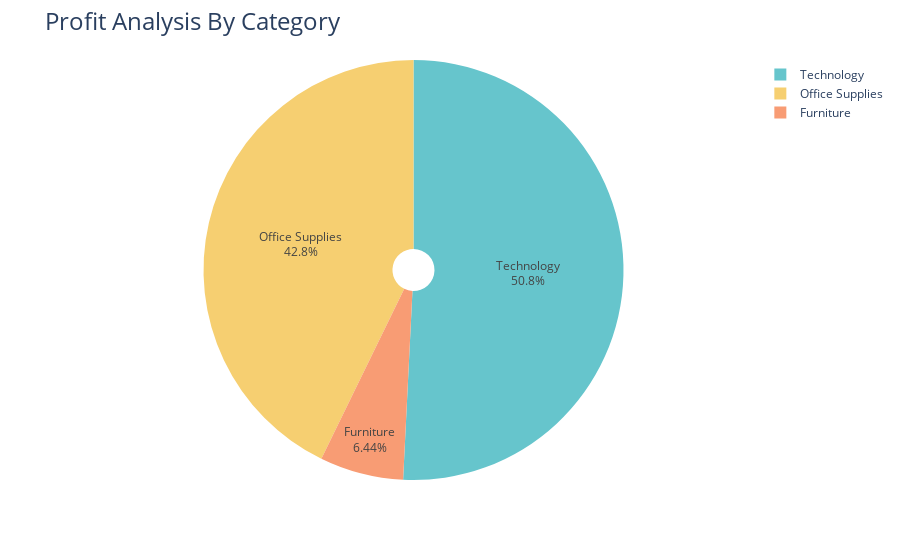
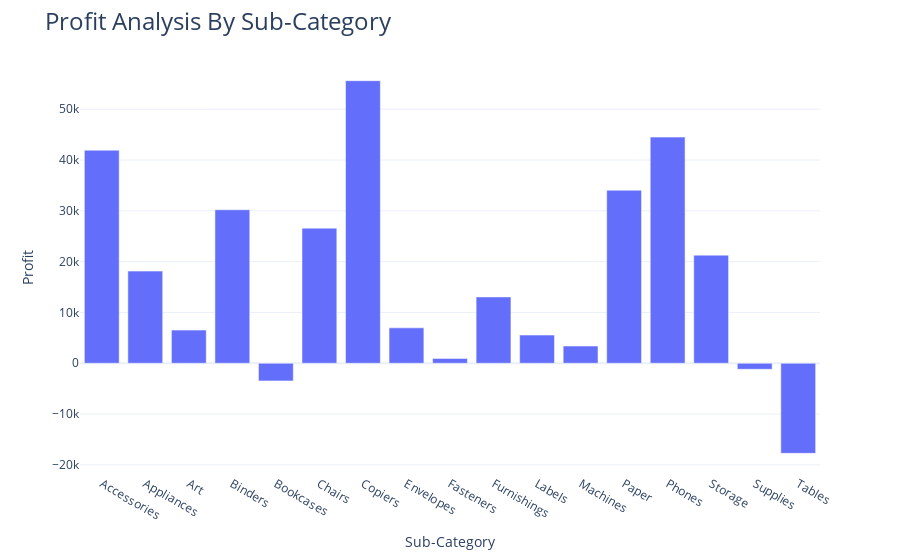

Write notebook code for charts like these, in order.
### Markdown cell above
<!-- Profit Analysis By Category and Sub-Category-->

### Code cell
profit_by_category = data.groupby('Category')['Profit'].sum().reset_index()
fig = px.pie(profit_by_category, values='Profit', names='Category', hole=0.1, color_discrete_sequence=px.colors.qualitative.Pastel)
fig.update_traces(textposition= 'inside', textinfo= 'percent+label')
fig.update_layout(title_text='Profit Analysis By Category', title_font=dict(size=24))
fig.show()
profit_by_category

profit_by_subcategory = data.groupby('Sub-Category')['Profit'].sum().reset_index()
fig = px.bar(profit_by_subcategory, x='Sub-Category', y='Profit')
# fig.update_traces(textposition= 'inside', textinfo= 'percent+label')
fig.update_layout(title_text='Profit Analysis By Sub-Category', title_font=dict(size=24))
fig.show()
profit_by_subcategory

### Figure 1 — Plotly figure (JSON) as saved in the notebook; plotly's stock layout.template omitted (floating-point values rounded to 4 significant figures)
{"data": [{"domain": {"x": [0, 1], "y": [0, 1]}, "hole": 0.1, "hovertemplate": "Category=%{label}<br>Profit=%{value}<extra></extra>", "labels": ["Furniture", "Office Supplies", "Technology"], "legendgroup": "", "name": "", "showlegend": true, "textinfo": "percent+label", "textposition": "inside", "type": "pie", "values": [18450.0, 122500.0, 145500.0]}], "layout": {"legend": {"tracegroupgap": 0}, "margin": {"t": 60}, "piecolorway": ["rgb(102, 197, 204)", "rgb(246, 207, 113)", "rgb(248, 156, 116)", "rgb(220, 176, 242)", "rgb(135, 197, 95)", "rgb(158, 185, 243)", "rgb(254, 136, 177)", "rgb(201, 219, 116)", "rgb(139, 224, 164)", "rgb(180, 151, 231)", "rgb(179, 179, 179)"], "title": {"font": {"size": 24}, "text": "Profit Analysis By Category"}}}

### Figure 2 — Plotly figure (JSON) as saved in the notebook; plotly's stock layout.template omitted (floating-point values rounded to 4 significant figures)
{"data": [{"alignmentgroup": "True", "hovertemplate": "Sub-Category=%{x}<br>Profit=%{y}<extra></extra>", "legendgroup": "", "marker": {"color": "#636efa", "pattern": {"shape": ""}}, "name": "", "offsetgroup": "", "orientation": "v", "showlegend": false, "textposition": "auto", "type": "bar", "x": ["Accessories", "Appliances", "Art", "Binders", "Bookcases", "Chairs", "Copiers", "Envelopes", "Fasteners", "Furnishings", "Labels", "Machines", "Paper", "Phones", "Storage", "Supplies", "Tables"], "xaxis": "x", "y": [41940.0, 18140.0, 6528.0, 30220.0, -3473.0, 26590.0, 55620.0, 6964.0, 949.5, 13060.0, 5546.0, 3385.0, 34050.0, 44520.0, 21280.0, -1189.0, -17730.0], "yaxis": "y"}], "layout": {"barmode": "relative", "legend": {"tracegroupgap": 0}, "margin": {"t": 60}, "title": {"font": {"size": 24}, "text": "Profit Analysis By Sub-Category"}, "xaxis": {"anchor": "y", "domain": [0, 1], "title": {"text": "Sub-Category"}}, "yaxis": {"anchor": "x", "domain": [0, 1], "title": {"text": "Profit"}}}}
